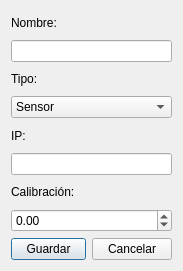
<?xml version="1.0" encoding="UTF-8"?>
<ui version="4.0">
 <class>DeviceDialog</class>
 <widget class="QDialog" name="DeviceDialog">
  <property name="geometry">
   <rect>
    <x>0</x>
    <y>0</y>
    <width>178</width>
    <height>271</height>
   </rect>
  </property>
  <property name="windowTitle">
   <string>Dialog</string>
  </property>
  <layout class="QVBoxLayout" name="verticalLayout_2">
   <item>
    <layout class="QVBoxLayout" name="verticalLayout">
     <item>
      <widget class="QLabel" name="inputName">
       <property name="text">
        <string>Nombre:</string>
       </property>
      </widget>
     </item>
     <item>
      <widget class="QLineEdit" name="txtName"/>
     </item>
     <item>
      <widget class="QLabel" name="inputType">
       <property name="text">
        <string>Tipo:</string>
       </property>
      </widget>
     </item>
     <item>
      <widget class="QComboBox" name="comboType">
       <item>
        <property name="text">
         <string>Sensor</string>
        </property>
       </item>
       <item>
        <property name="text">
         <string>Actuador</string>
        </property>
       </item>
       <item>
        <property name="text">
         <string>Controlador</string>
        </property>
       </item>
      </widget>
     </item>
     <item>
      <widget class="QLabel" name="inputIp">
       <property name="text">
        <string>IP:</string>
       </property>
      </widget>
     </item>
     <item>
      <widget class="QLineEdit" name="txtIp"/>
     </item>
     <item>
      <widget class="QLabel" name="label_4">
       <property name="text">
        <string>Calibración:</string>
       </property>
      </widget>
     </item>
     <item>
      <widget class="QDoubleSpinBox" name="spinCalibration">
       <property name="minimum">
        <double>-100.000000000000000</double>
       </property>
       <property name="maximum">
        <double>100.000000000000000</double>
       </property>
      </widget>
     </item>
     <item>
      <layout class="QHBoxLayout" name="horizontalLayout">
       <item>
        <widget class="QPushButton" name="btnSave">
         <property name="maximumSize">
          <size>
           <width>75</width>
           <height>16777215</height>
          </size>
         </property>
         <property name="text">
          <string>Guardar</string>
         </property>
        </widget>
       </item>
       <item>
        <widget class="QPushButton" name="btnCancel">
         <property name="text">
          <string>Cancelar</string>
         </property>
        </widget>
       </item>
      </layout>
     </item>
    </layout>
   </item>
  </layout>
 </widget>
 <resources/>
 <connections/>
</ui>
